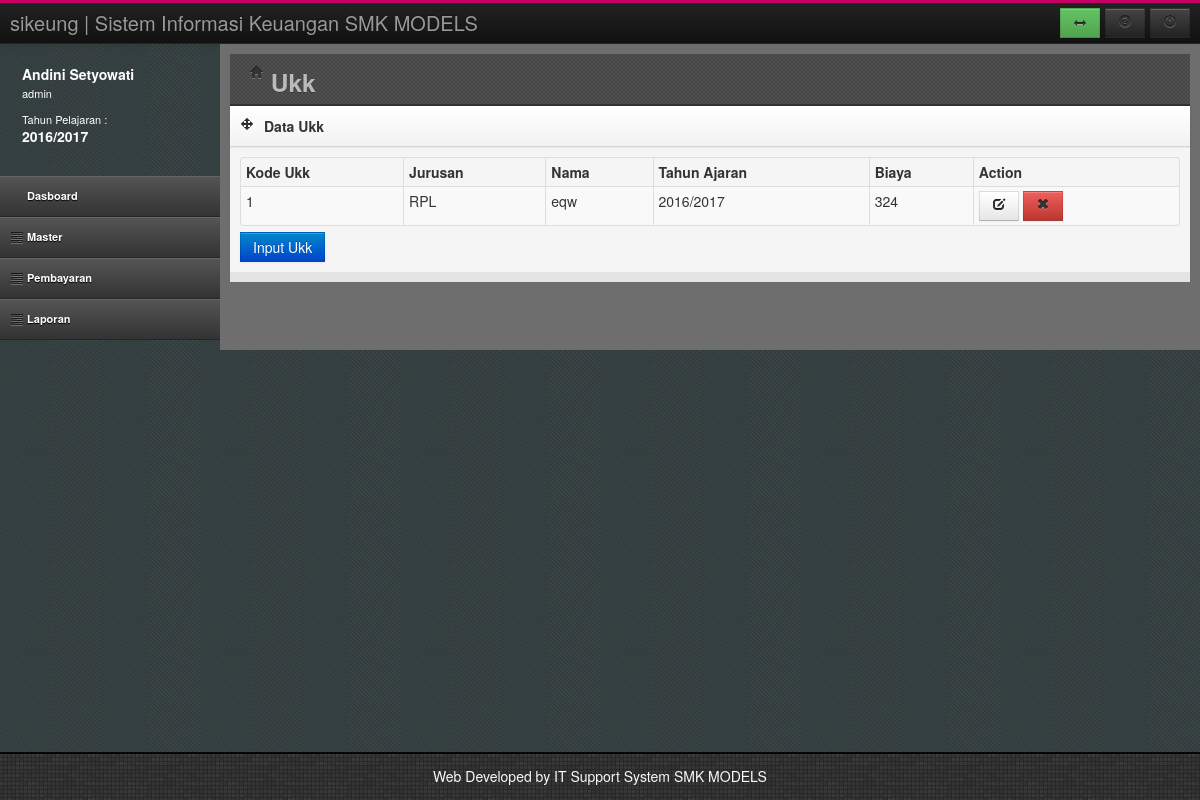
The app's page /index.php?page=ukk (signed in) with its own data.
### tables this page shows
CREATE TABLE `tahunjar` (
  `TahunAkademik` varchar(20) NOT NULL,
  `Status` varchar(20) DEFAULT NULL,
  PRIMARY KEY (`TahunAkademik`)
);

CREATE TABLE `ukk` (
  `KodeUkk` int(11) NOT NULL AUTO_INCREMENT,
  `NamaUkk` varchar(50) DEFAULT NULL,
  `TahunAjaran` varchar(11) DEFAULT NULL,
  `Kode_Jur` int(11) DEFAULT NULL,
  `Biaya` int(11) DEFAULT NULL,
  PRIMARY KEY (`KodeUkk`)
);

CREATE TABLE `jurusan` (
  `KODE_JUR` int(11) NOT NULL AUTO_INCREMENT,
  `NAMA_JUR` varchar(50) DEFAULT NULL,
  PRIMARY KEY (`KODE_JUR`)
);

### ukk.php (the view, shortened to what this page needs)
<header class="head">
	<div class="main-bar">
		<h3><i class="icon-home"></i> Ukk</h3>
	</div>
</header>
<div class="row-fluid">
	<div class="span12">
		<div class="box">
			<header>
				<div class="icons"><i class="icon-move"></i></div>
				<h5>Data Ukk</h5>
			</header>
			<div id="collapse4" class="body">
				<table id="dataTable" class="table table-bordered table-condensed table-hover table-striped">
					<thead>
						<tr>
							<th>Kode Ukk</th>
                                                        <th>Jurusan</th>
							<th>Nama</th>
							<th>Tahun Ajaran</th>
                                                        <th>Biaya</th>
							<th>Action</th>
						</tr>
					</thead>
					<tbody>
					<?php
					$sql = "SELECT a.KodeUkk,b.NAMA_JUR,a.NamaUkk,a.TahunAjaran,a.Biaya
                                        FROM ukk a, jurusan b
                                        WHERE a.Kode_Jur = b.KODE_JUR and a.TahunAjaran='$TahunAktif'";
					$rw=mysql_query($sql);
					while($rs=mysql_fetch_array($rw))
					{
					?>
						<tr>
							<td><?php echo $rs[0]; ?></td>
							<td><?php echo $rs[1]; ?></td>
							<td><?php echo $rs[2]; ?></td>
                                                        <td><?php echo $rs[3]; ?></td>
                                                        <td><?php echo $rs[4]; ?></td>
							<td>
								<a href="?page=addukk&act=1&KodeUkk=<?php echo $rs[0]; ?>"><button class="btn edit"><i class="icon-edit"></i></button></a>
								<a href="hapusukk.php?KodeUkk=<?php echo $rs[0]; ?>"><button class="btn btn-danger remove"><i class="icon-remove"></i></button></a>
							</td>
						</tr>
					<?php
					}
					?>
					</tbody>
				</table>
				<a href="?page=addukk&act=0">
					<input type="submit" value="Input Ukk" class="btn btn-primary">
				</a>
			</div>
		</div>
	</div>
</div>

### usersesion.php
<div class="media user-media hidden-phone">
	<div class="media-body hidden-tablet">
		<h5 class="media-heading"><?php echo $LogNamaUser;?></h5>
		<ul class="unstyled user-info">
			<li><?php echo $LogHak;?><br/><br/></li>
			<li>Tahun Pelajaran : <br/>
				<h5 class="media-heading"><?php echo $TahunAktif ;?></h5>
			</li>
		</ul>
	</div>
</div>

### assets/css/style.css (style rules this page uses)
html, body { height: 100%; }
.head { height: 40px; padding-bottom: 10px; *zoom: 1; }
.head:before, .head:after { display: table; content: ""; line-height: 0; }
.head:after { clear: both; }
.head .main-bar { margin-left: 20px; position: relative; }
#left .user-media { color: #fff; padding: 20px 0 20px 10px; }
#left .user-media .media-body { float: left; margin-left: 12px; }
#left .user-media .media-body h5 { margin-bottom: 3px; }
#left .user-media .media-body .user-info li { line-height: 13px; font-size: 11px; }
.head { background-color: #444444; background-image: url("../img/bg.png"); background-repeat: repeat; border-bottom: 2px solid #333333; }
.head .main-bar h3 { color: #BABABA; line-height: 29px; text-shadow: 0 1px 0 rgba(51, 47, 47, 0.6); }
.box { margin-bottom: 10px; position: relative; width: 100%; }
.box header { background-color: #fafafa; background-image: -moz-linear-gradient(top, #ffffff, #f2f2f2); background-image: -webkit-gradient(linear, 0 0, 0 100%, from(#ffffff), to(#f2f2f2)); background-image: -webkit-linear-gradient(top, #ffffff, #f2f2f2); background-image: -o-linear-gradient(top, #ffffff, #f2f2f2); background-image: linear-gradient(to bottom, #ffffff, #f2f2f2); background-repeat: repeat-x; filter: progid:DXImageTransform.Microsoft.gradient(startColorstr='#ffffffff', endColorstr='#fff2f2f2', GradientType=0); border-bottom: 1px solid #d4d4d4; -webkit-box-shadow: 0 1px 4px rgba(0, 0, 0, 0.065); -moz-box-shadow: 0 1px 4px rgba(0, 0, 0, 0.065); box-shadow: 0 1px 4px rgba(0, 0, 0, 0.065); *zoom: 1; }
.box header:before, .box header:after { display: table; content: ""; line-height: 0; }
.box header:after { clear: both; }
.box header .icons, .box header h5 { float: left; margin: 0; }
.box header .icons { float: left; display: block; padding: 10px 5px 10px 10px; }
.box header h5 { margin: 10px 0 10px 5px; }
.box .body, .box .block { padding: 10px; background-color: #F5F5F5; -webkit-box-shadow: inset 0 1px 1px rgba(0, 0, 0, 0.05); -moz-box-shadow: inset 0 1px 1px rgba(0, 0, 0, 0.05); box-shadow: inset 0 1px 1px rgba(0, 0, 0, 0.05); }
.btn { -webkit-border-radius: 0; -moz-border-radius: 0; border-radius: 0; }

### assets/css/responsive-tables.css (style rules this page uses)
table th { font-weight: bold; }
table td, table th { padding: 9px 10px; text-align: left; }

### records on screen
tahunjar: TahunAkademik "2016/2017"
ukk: KodeUkk "1", Kode_Jur.NAMA_JUR "RPL", NamaUkk "eqw", TahunAjaran "2016/2017", Biaya "324"

### other values on screen
$LogNamaUser "Andini Setyowati"
$LogHak "admin"
